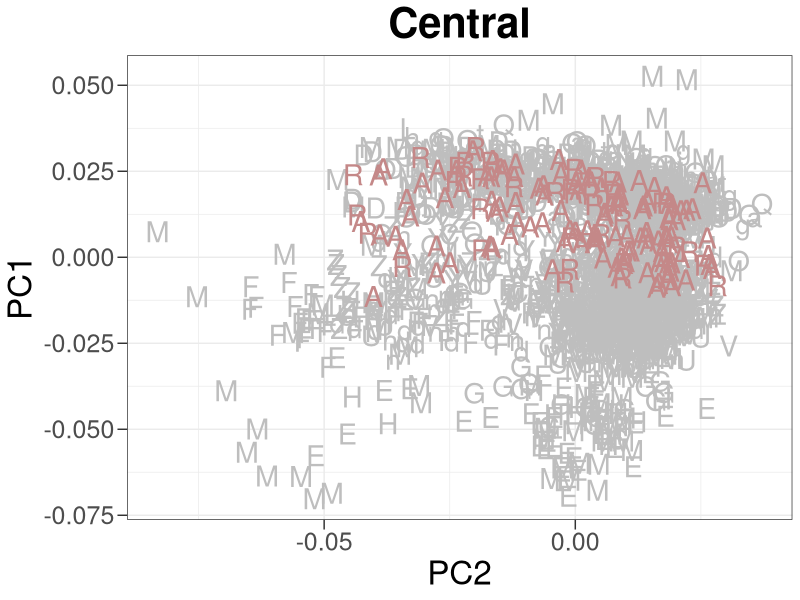

Write R code to recreate this figure.
library(ggplot2)
theme_set(theme_bw())
data<-read.table('./input/PCAcentral.PCA.evec.txt',sep=' ',header=F)
names(data)=c("sf","ID","PC1","PC2","PC3","PC4","PC5","PC6")
p1<-ggplot(data,aes(x=PC2,y=PC1))+
geom_point(
pch=c(rep('M',201),rep('H',19),rep('G',39),rep('E',37),rep('Y',78),rep('U',71),rep('V',129),rep('n',132),rep('F',113),rep('d',105),rep('C',35),rep('W',27),rep('Z',125),rep('D',137),rep('O',97),rep('t',90),rep('a',48),rep('N',42),rep('Q',26),rep('g',100),rep('h',64),rep('T',14),rep('I',36),rep('j',44),rep('L',17),rep('r',43),rep('R',38),rep('A',116)),
col=c(rep('grey',201),rep('grey',19),rep('grey',39),rep('grey',37),rep('grey',78),rep('grey',71),rep('grey',129),rep('grey',132),rep('grey',113),rep('grey',105),rep('grey',35),rep('grey',27),rep('grey',125),rep('grey',137),rep('grey',97),rep('grey',90),rep('grey',48),rep('grey',42),rep('grey',26),rep('grey',100),rep('grey',64),rep('grey',14),rep('grey',36),rep('grey',44),rep('grey',17),rep('grey',43),rep('#C48888',38),rep('#C48888',116)),
cex=4,stroke = 5)+
labs(x="PC2",y="PC1",title="Central")+
theme(plot.title = element_text(hjust = 0.5,size=30,face="bold"),
      axis.ticks.length=unit(7,"pt"),
      axis.text.x=element_text(size=18),
      axis.title.x=element_text(size=24),
      axis.text.y=element_text(size=18),
      axis.title.y=element_text(size=24))

ggsave(file="PCAcentral.svg",plot=p1)

